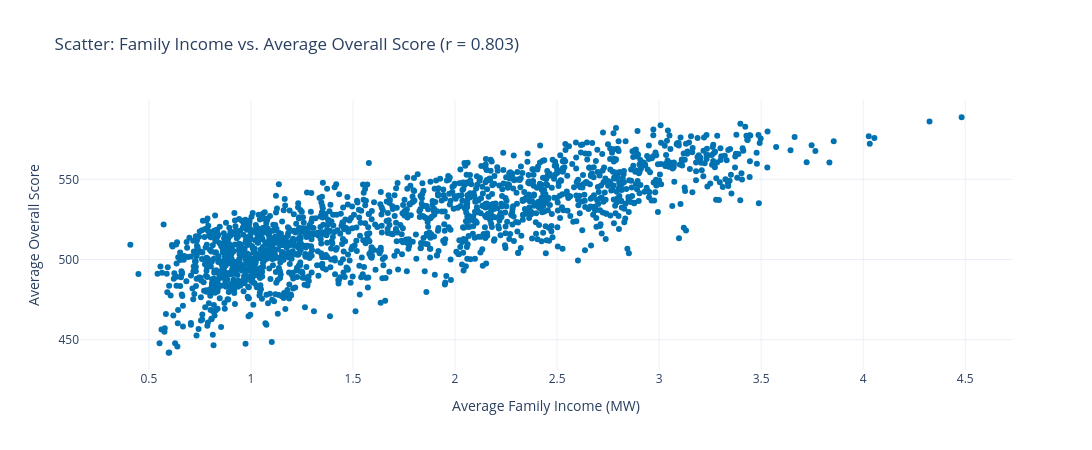

Write notebook code for a chart like this one.
### Code cell
candidates_income = ["FAMILY_INCOME_SM_AVG"]
candidates_score = ["OVERALL_SCORE_AVG"]
candidates_municipality = ["NO_MUNICIPIO", "CITY", "NOME_MUNICIPIO"]
candidates_state = ["SG_UF", "STATE", "SIGLA_UF"]

col_municipality = next((c for c in candidates_municipality if c in df.columns), None)
col_state = next((c for c in candidates_state if c in df.columns), None)

if col_municipality is None or col_state is None:
    raise KeyError(
        "Municipality/State columns not found. Available: "
        f"{list(df.columns)}"
    )

df_plot = df[[
    candidates_income[0],
    candidates_score[0],
    col_municipality,
    col_state,
]].dropna()

correlation = df_plot[candidates_income[0]].corr(df_plot[candidates_score[0]])

fig = go.Figure(
    data=go.Scatter(
        x=df_plot[candidates_income[0]],
        y=df_plot[candidates_score[0]],
        mode="markers",
        marker=dict(color="#0072B2", size=6),
        customdata=df_plot[[col_municipality, col_state]].values,
        hovertemplate=(
            "Municipality Name: %{customdata[0]}<br>"
            "State: %{customdata[1]}<br>"
            "Average Overall Score: %{y:.2f}<br>"
            "Average Family Income (MW): %{x:.2f}<extra></extra>"
        ),
        name="Municipalities"
    )
)

fig.update_layout(
    title=f"Scatter: Family Income vs. Average Overall Score (r = {correlation:.3f})",
    xaxis_title="Average Family Income (MW)",
    yaxis_title="Average Overall Score",
    template="plotly_white",
    width=1200,
    height=450,
)

fig.show()

### Figure 1 — Plotly figure (JSON) as saved in the notebook; plotly's stock layout.template omitted (floating-point values rounded to 4 significant figures; data arrays with more than 128 entries replaced by an {"elided": "..."} marker saying what was removed)
{"data": [{"customdata": {"elided": "1747x2 str values"}, "hovertemplate": "Municipality Name: %{customdata[0]}<br>State: %{customdata[1]}<br>Average Overall Score: %{y:.2f}<br>Average Family Income (MW): %{x:.2f}<extra></extra>", "marker": {"color": "#0072B2", "size": 6}, "mode": "markers", "name": "Municipalities", "type": "scatter", "x": {"elided": "1747 float values"}, "y": {"elided": "1747 float values"}}], "layout": {"height": 450, "title": {"text": "Scatter: Family Income vs. Average Overall Score (r = 0.803)"}, "width": 1200, "xaxis": {"title": {"text": "Average Family Income (MW)"}}, "yaxis": {"title": {"text": "Average Overall Score"}}}}
